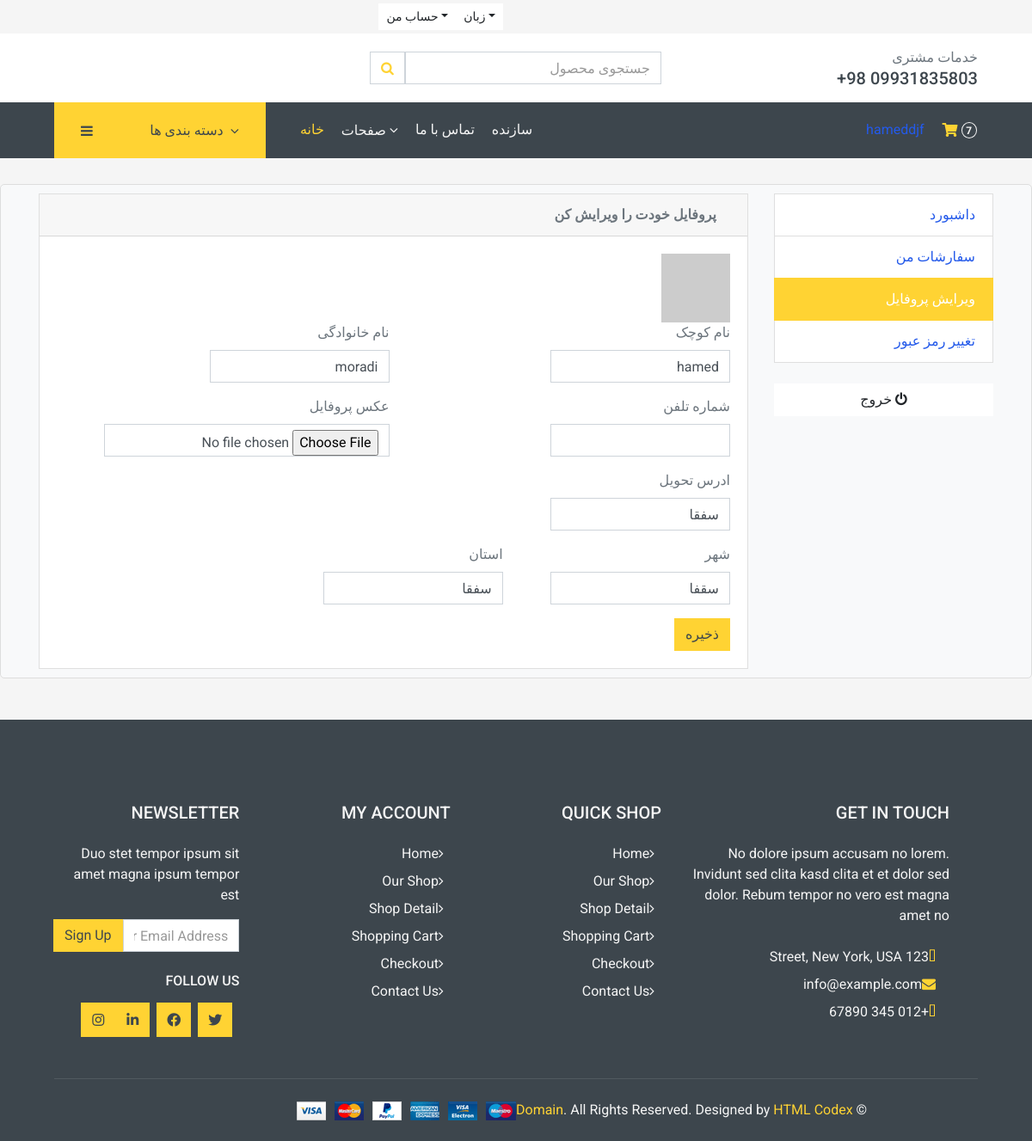
Page /account/edit_profile/ (signed in) on the committed database.
### accounts/models.py (models this page shows, shortened)
class Account(AbstractBaseUser):
    first_name = models.CharField(_("اسم"), max_length=50)
    last_name = models.CharField(_("نام خوانوادگی"), max_length=50)
    username = models.CharField(_("نام کاربری"), max_length=50, unique=True)
    email = models.EmailField(_("ادرس ایمیل"), max_length=254, unique=True)
    phone_number = models.CharField(
        _("شماره تماس"), max_length=50, unique=True, blank=True, null=True)
    objects = MyAccountManager()
    date_joined = models.DateTimeField(
        _("زمان ثبت نام"), auto_now=False, auto_now_add=True)
    last_login = models.DateTimeField(
        _("اخرین ورود"), auto_now=False, auto_now_add=True)
    is_admin = models.BooleanField(
        _("کاربر مورد نظر ادمین است ؟"), default=False)
    is_staff = models.BooleanField(
        _("کاربر مورد نظر کارمند است ؟"), default=False)
    is_active = models.BooleanField(
        _("کاربر مورد نظر فعال است ؟"), default=False)
    is_superadmin = models.BooleanField(
        _("کاربر مورد نظر ادمین اصلی است ؟"), default=False)
    USERNAME_FIELD = 'email'
    REQUIRED_FIELDS = ['username', 'first_name', 'last_name']
    class Meta:
        verbose_name = 'اکانت'
        verbose_name_plural = 'اکانت‌ها'

class UserProfile(models.Model):
    user = models.OneToOneField(Account, verbose_name=_(
        "کاربر"), on_delete=models.CASCADE)
    address_line_1 = models.CharField(_(" ادرس تحویل"), max_length=50)
    profile_picture = models.ImageField(blank=True, upload_to='userprofile')
    postal_code = models.CharField(_(" کد پستی"), max_length=50)
    state = models.CharField(_(" استان"), max_length=50)
    city = models.CharField(_("شهر "), max_length=50)
    street = models.CharField(_("خیابان "), max_length=50)
    tag = models.CharField(_(" پلاک"), max_length=50)
    class Meta:
        verbose_name = 'پروفایل'
        verbose_name_plural = 'پروفایل ها'

### accounts/views.py (the view)
# urls.py: path('edit_profile/', edit_profile, name='edit_profile_page'),
@login_required(login_url='account:login_page')
def edit_profile(request):
    userprofile, created = UserProfile.objects.get_or_create(
        user=request.user)
    if request.method == 'POST':
        user_form = UserForm(request.POST, instance=request.user)
        profile_form = UserProfileForm(
            request.POST, request.FILES, instance=userprofile)
        if user_form.is_valid() and profile_form.is_valid():
            user_form.save()
            profile_form.save()
            messages.success(request, 'مشخصات شما به روز شده است.')
            return redirect('account:edit_profile_page')
    else:
        user_form = UserForm(instance=request.user)
        profile_form = UserProfileForm(instance=userprofile)
    context = {
        'user_form': user_form,
        'profile_form': profile_form,
        'userprofile': userprofile,
    }
    return render(request, 'accounts/edit_profile.html', context)

### accounts/forms.py
class UserForm(forms.ModelForm):
    class Meta:
        model = Account
        fields = ('first_name', 'last_name', 'phone_number')
    def __init__(self, *args, **kwargs):
        super(UserForm, self).__init__(*args, **kwargs)
        for field in self.fields:
            self.fields[field].widget.attrs['class'] = 'form-control'

class UserProfileForm(forms.ModelForm):
    profile_picture = forms.ImageField(required=False, error_messages={
                                       'invalid': ("Image files only")},
                                       widget=forms.FileInput)
    class Meta:
        model = UserProfile
        fields = ('address_line_1', 'city',
                  'state', 'profile_picture')
    def __init__(self, *args, **kwargs):
        super(UserProfileForm, self).__init__(*args, **kwargs)
        for field in self.fields:
            self.fields[field].widget.attrs['class'] = 'form-control'

### carts/context_processors.py (called while the page is built)
def counter(request):
    cart_count = 0
    if str('admin') is request.path:
        return {}
    else:
        try:
            cart = Cart.objects.filter(cart_id=_cart_id(request))
            if request.user.is_authenticated:
                cart_items = CartItem.objects.all().filter(user=request.user)
            else:
                cart_items = CartItem.objects.all().filter(cart=cart[:1])
            for cart_item in cart_items:
                cart_count += cart_item.quantity
        except Cart.DoesNotExist:
            cart_count = 0
    return dict(cart_count=cart_count)

### carts/views.py (called while the page is built)
def _cart_id(request):
    cart = request.session.session_key
    if not cart:
        cart = request.session.create()
    return cart

### category/context_processors.py (called while the page is built)
def menu_links(request):
    links = Category.objects.all()
    return dict(links=links)

### category/models.py (called while the page is built)
    def get_absolute_url(self):
        return reverse('products_by_category', args=[self.slug])

### category/templatetags/custom_tags.py (called while the page is built)
@register.filter
def get_profile_image(user):
    view = CreatorView()
    profile_image = view.get_profile_image(user)
    if profile_image:
        return profile_image
    elif user.email:
        return f"https://www.gravatar.com/avatar/{hashlib.md5(user.email.lower().encode()).hexdigest()}?d=identicon"
    else:
        return f"{settings.STATIC_URL}default_profile_image.png"

### connect/views.py (called while the page is built)
    def get_gravatar_url(self, email, size=100):
        email_hash = hashlib.md5(email.lower().encode('utf-8')).hexdigest()
        return f'https://www.gravatar.com/avatar/{email_hash}?s={size}&d=identicon'

### templates/accounts/edit_profile.html (shortened to what this page needs)
{% extends 'base.html' %}
{% load custom_tags %}
{% block main %}
<section class="section-conten padding-y bg direction">
<div class="container">
	<div class="row">
	{% include 'includes/profile_sidebar.html' %}
	<main class="col-md-9">
		<article class="card">
		<header class="card-header">
			<strong class="d-inline-block mr-3">پروفایل خودت را ویرایش کن</strong>
		</header>
		<div class="card-body">
			<div class="text-right">
				{% if user.email %}
					<img src="{{ user|get_profile_image }}" alt="Profile Picture" class="profile-image">
			  	{% elif userprofile.profile_picture %}
					<img src="{{ userprofile.profile_picture.url }}" alt="Profile Picture" class="profile-image">
				{% else %}
  					<i class="fas fa-user-circle default-profile-icon"></i>
			  	{% endif %}
			</div>
			<div class="row">
			<div class="col-md-12">
				<form action="{% url 'account:edit_profile_page' %}" method="POST" enctype="multipart/form-data">
					<div class="form-row">
						<div class="form-group col-md-6">
							<label>نام کوچک</label>
							{{user_form.first_name}}
						</div>
						<div class="form-group col-md-6">
							<label>نام خانوادگی</label>
							{{user_form.last_name}}
						</div>
					</div>
					<div class="form-row">
						<div class="form-group col-md-6">
							<label>شماره تلفن</label>
							{{user_form.phone_number}}
						</div>
						<div class="form-group col-md-6">
							<label>عکس پروفایل</label>
							{{profile_form.profile_picture}}
						</div>
					</div>
					<div class="form-group">
						<label>ادرس تحویل</label>
						{{profile_form.address_line_1}}
					</div>
					<div class="form-row">
						<div class="form-group col-md-4">
							<label>شهر</label>
							{{profile_form.city}}
						</div>
						<div class="form-group col-md-4">
							<label>استان</label>
							{{profile_form.state}}
						</div>
					</div>
					<input type="submit" value="ذخیره" class="btn btn-primary">
				</form>
			</div>
			</div>
		</div>
		</article>
	</main>
</div>
</div>
</section>
{% endblock %}

### templates/includes/navbar.html (shortened to what this page needs)
{% load custom_tags %}
<div class="container-fluid">
  <div class="row bg-secondary py-1 px-xl-5">
    <div class="col-lg-6 text-center text-lg-right">
      <div class="d-inline-flex align-items-center">
        <div class="btn-group">
          <button type="button" class="btn btn-sm btn-light dropdown-toggle" data-toggle="dropdown">حساب من</button>
        </div>
        <div class="btn-group">
          <button type="button" class="btn btn-sm btn-light dropdown-toggle" data-toggle="dropdown">زبان</button>
        </div>
      </div>
    </div>
  </div>
  <div class="row align-items-center bg-light py-3 px-xl-5 d-none d-lg-flex">
    <div class="col-lg-4 col-6 text-left">
      <form action="{% url "search_page" %}" class='search' method='GET'>
        <div class="input-group">
          <input type="text" class="form-control" placeholder="جستجوی محصول" name='keyword' />
          <div class="input-group-append">
            <button type='submit' class="input-group-text bg-transparent text-primary"><i class="fa fa-search" ></i></button>
          </div>
        </div>
      </form>
    </div>
    <div class="col-lg-4 col-6 text-right">
      <p class="m-0">خدمات مشتری</p>
      <h5 class="m-0">+98 09931835803</h5>
    </div>
  </div>
</div>
<div class="container-fluid bg-dark mb-30">
  <div class="row px-xl-5">
    <div class="col-lg-3 d-none d-lg-block">
      <a class="btn d-flex align-items-center justify-content-end bg-primary w-100" data-toggle="collapse" href="#navbar-vertical" style="height: 65px; padding: 0 30px;">
        <i class="fa fa-bars text-dark mr-auto"></i>
        <h6 class="text-dark m-0">دسته بندی ها</h6>
        <i class="fa fa-angle-down text-dark ml-2"></i>
      </a>
    </div>
    <div class="col-lg-9">
      <nav class="navbar navbar-expand-lg bg-dark navbar-dark py-3 py-lg-0 px-0">
        <div class="collapse navbar-collapse justify-content-between" id="navbarCollapse">
          <div class="navbar-nav mr-auto py-0">
            <a href="{% url "home" %}" class="nav-item nav-link active">خانه</a>
            <div class="nav-item dropdown">
              <a href="#" class="nav-link dropdown-toggle" data-toggle="dropdown">صفحات <i class="fa fa-angle-down mt-1"></i></a>
            </div>
            <a href="{% url 'connect:contact' %}" class="nav-item nav-link">تماس با ما</a>
            <a href="{% url 'connect:creators' %}" class="nav-item nav-link">سازنده</a>
          </div>
          <div class="navbar-nav ml-auto py-0 d-none d-lg-block">
            {% if user.is_authenticated %}
            <a href="{% url 'account:logout_page' %}">
                {% if user.get_full_name %}
                    {{ user.get_full_name }}
                {% else %}
                    {{ user.username }}
                {% endif %}
            </a>
            {% else %}
                <a href="{% url 'account:login_page' %}" class="btn px-0 ml-3">
                    <i class="fas fa-sign-in-alt text-primary"></i>
                </a>
            {% endif %}
            <a href="{% url 'cart:cart_page' %}" class="btn px-0 ml-3">
              <i class="fas fa-shopping-cart text-primary"></i>
              <span class="badge text-secondary border border-secondary rounded-circle" style="padding-bottom: 2px;">{{cart_count}}</span>
            </a>
          </div>
        </div>
      </nav>
    </div>
  </div>
</div>

### static/css/own-style.css (style rules this page uses)
body { text-align-last: inherit; }
.navbar-nav { margin-left: initial !important; }

### templates/accounts/edit_profile.html (style rules this page uses)
.direction { direction: rtl; text-align: right; background-color: #f8f9fa; border: 1px solid #ddd; padding: 10px; border-radius: 5px; }
a { color: #245aea; }

### rows in the picture
Account: username "hameddjf", first_name "hamed", last_name "moradi"
UserProfile: address_line_1 "سفقا", city "سقفا", state "سفقا"

### other values in the picture
{{ cart_count }} "7"
